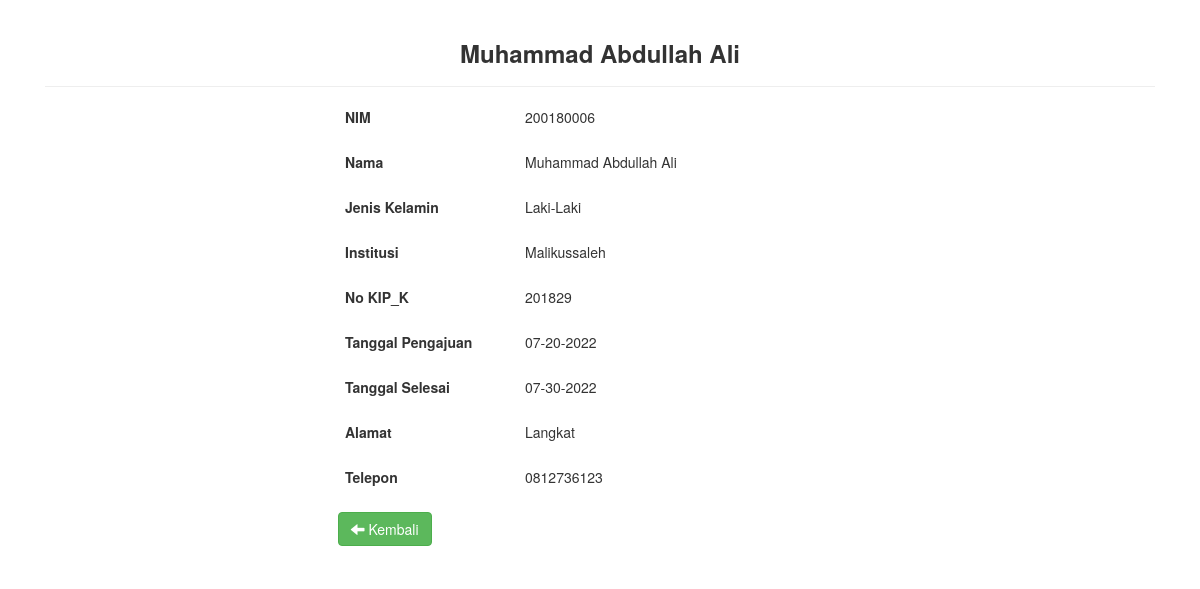
/detail.php?id=35, run on the app's committed database.
### tables this page shows
CREATE TABLE `user` (
  `id` int(11) NOT NULL,
  `nim` varchar(255) NOT NULL,
  `nama` varchar(30) NOT NULL,
  `jenis_kelamin` varchar(15) NOT NULL,
  `universitas` varchar(50) DEFAULT NULL,
  `tempatkp` varchar(100) DEFAULT NULL,
  `tanggalkp` varchar(100) DEFAULT NULL,
  `tanggalselesai` varchar(100) DEFAULT NULL,
  `alamat` varchar(100) NOT NULL,
  `telepon` varchar(13) DEFAULT NULL
);

### detail.php (the view, shortened to what this page needs)
<?php
    include "hd.php";
    include "fungsi.php";
    include "inc/koneksi.php";
    $id = null;
    if (!empty($_GET['id'])) {
        $id = $_GET['id'];
    } if ($id == null) {
        header("Location: index.php");
    } else {
        $query = "SELECT * FROM user WHERE id = $id";
        $result = mysqli_query($con, $query);
        $data = mysqli_fetch_assoc($result);
    }
?>
<br>
<div class="container">
    <div class="col-sm-12">
        <h3 class="text-center"><b><?= $data['nama'];?></b></h3>
            <hr>
        <div class="form-group col-sm-12">
            <label class="col-sm-offset-3 col-sm-2  control-label">NIM</label>
            <div class=" col-sm-2">
              <p class="form-control-status-bar"><?= $data['nim'];?></p>
            </div>
        </div>
        <div class="form-group col-sm-12">
            <label class="col-sm-offset-3 col-sm-2 control-label">Nama</label>
            <div class="col-sm-3">
              <p class="form-control-status-bar"><?= $data['nama'];?></p>
            </div>
        </div>
        <div class="form-group col-sm-12">
            <label class="col-sm-offset-3 col-sm-2 control-label">Jenis Kelamin</label>
            <div class="col-sm-2">
              <p class="form-control-status-bar"><?= $data['jenis_kelamin'];?></p>
            </div>
        </div>
        <div class="form-group col-sm-12">
            <label class="col-sm-offset-3 col-sm-2 control-label">Institusi</label>
            <div class="col-sm-3">
              <p class="form-control-status-bar"><?= $data['universitas'];?></p>
            </div>
        </div>
        <div class="form-group col-sm-12">
            <label class="col-sm-offset-3 col-sm-2 control-label">No KIP_K</label>
            <div class="col-sm-4">
              <p class="form-control-status-bar"><?= $data['tempatkp'];?></p>
            </div>
        </div>
        <div class="form-group col-sm-12">
            <label class="col-sm-offset-3 col-sm-2 control-label">Tanggal Pengajuan</label>
            <div class="col-sm-3">
              <p class="form-control-status-bar"><?= konversi_tanggal($data['tanggalkp']);?></p>
            </div>
        </div>
        <div class="form-group col-sm-12">
            <label class="col-sm-offset-3 col-sm-2 control-label">Tanggal Selesai</label>
            <div class="col-sm-3">
              <p class="form-control-status-bar"><?= konversi_tanggal($data['tanggalselesai']) ;?></p>
            </div>
        </div>
        <div class="form-group col-sm-12">
            <label class="col-sm-offset-3 col-sm-2 control-label">Alamat</label>
            <div class="col-sm-4">
              <p class="form-control-status-bar"><?= $data['alamat'];?></p>
            </div>
        </div>
        <div class="form-group col-sm-12">
            <label class="col-sm-offset-3 col-sm-2 control-label">Telepon</label>
            <div class="col-sm-3">
              <p class="form-control-status-bar"><?= $data['telepon'];?></p>
            </div>
        </div>
        <div class="form-group col-sm-offset-3 col-sm-8">
            <a class="btn btn btn-success" href="tampil.php"><span class="glyphicon glyphicon-arrow-left"></span> Kembali</a>
        </div>
    </div>
</div>

### fungsi.php
<?php
function konversi_tanggal($date)
    {
        $exp = explode('-',$date);
    if(count($exp) == 3)
    {
      $date = $exp[2].'-'.$exp[1].'-'.$exp[0];
    }
    echo  $date;
    }
?>

### data on the page
user: nama "Muhammad Abdullah Ali", nim "200180006", jenis_kelamin "Laki-Laki", universitas "Malikussaleh", tempatkp "201829", tanggalkp "07-20-2022 07-30-2022", alamat "Langkat", telepon "0812736123"
